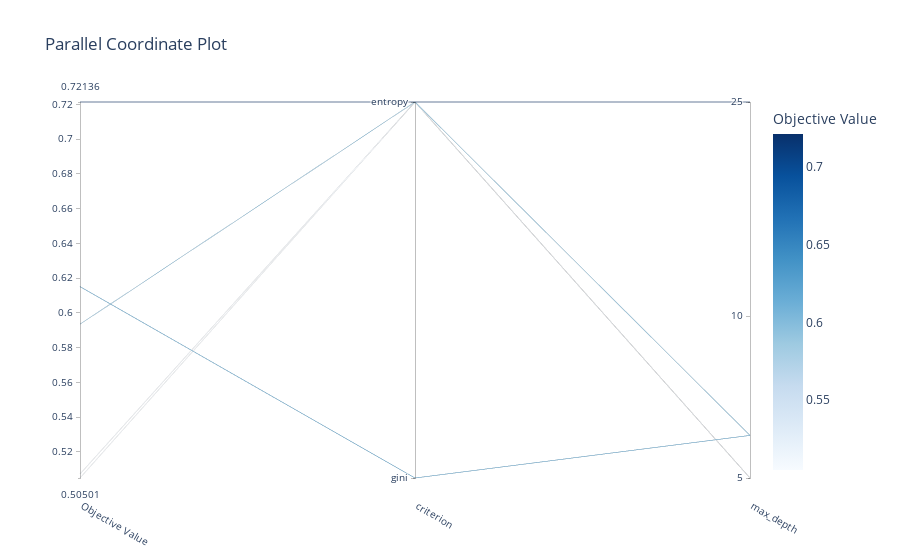

Notebook source saved alongside this figure:
### Markdown cell above
Ini adalah grafik yang menunjukkan riwayat optimasi suatu model.

1. Interpretasi Grafik

* Sumbu X (Trial): Merepresentasikan setiap iterasi atau percobaan dalam proses optimasi.
* Sumbu Y (Objective Value): Menunjukkan nilai dari fungsi tujuan (objective function) yang ingin dioptimalkan. Nilai yang lebih tinggi biasanya mengindikasikan hasil yang lebih baik, tergantung pada tujuan optimasi (memaksimalkan atau meminimalkan).
* Titik Biru (Objective Value): Menunjukkan nilai fungsi tujuan pada setiap percobaan.
* Garis Merah (Best Value): Menunjukkan nilai fungsi tujuan terbaik yang dicapai hingga percobaan tersebut.

2. Kesimpulan

* Dari grafik tersebut, bisa dilihat bahwa:

    - Model mengalami peningkatan performa (nilai fungsi tujuan meningkat) dari percobaan pertama hingga percobaan kedua.
    - Setelah percobaan kedua, performa model cenderung stagnan, mengindikasikan proses optimasi mungkin sudah mendekati titik optimal.
    - Terdapat dua percobaan (sekitar percobaan ke-3 dan ke-4) yang menghasilkan nilai fungsi tujuan yang lebih buruk dari percobaan sebelumnya. Hal ini bisa terjadi karena proses optimasi yang bersifat eksploratif, mencoba kombinasi parameter yang berbeda.

**Informasi Tambahan:**

Tanpa informasi lebih lanjut mengenai model dan tujuan optimasi, sulit untuk memberikan interpretasi yang lebih spesifik

### Code cell
optuna.visualization.plot_parallel_coordinate(study)

### Figure 1 — Plotly figure (JSON) as saved in the notebook; plotly's stock layout.template omitted (floating-point values rounded to 4 significant figures)
{"data": [{"dimensions": [{"label": "Objective Value", "range": [0.505, 0.7214], "values": [0.6151, 0.5935, 0.5073, 0.7214, 0.505]}, {"label": "criterion", "range": [0, 1], "ticktext": ["gini", "entropy"], "tickvals": [0, 1], "values": [0, 1, 1, 1, 1]}, {"label": "max_depth", "range": [0.699, 1.398], "ticktext": ["5", "10", "25"], "tickvals": [0.699, 1, 1.398], "values": [0.7782, 0.7782, 0.699, 1.398, 0.699]}], "labelangle": 30, "labelside": "bottom", "line": {"color": [0.6151, 0.5935, 0.5073, 0.7214, 0.505], "colorbar": {"title": {"text": "Objective Value"}}, "colorscale": [[0, "rgb(247,251,255)"], [0.125, "rgb(222,235,247)"], [0.25, "rgb(198,219,239)"], [0.375, "rgb(158,202,225)"], [0.5, "rgb(107,174,214)"], [0.625, "rgb(66,146,198)"], [0.75, "rgb(33,113,181)"], [0.875, "rgb(8,81,156)"], [1, "rgb(8,48,107)"]], "reversescale": false, "showscale": true}, "type": "parcoords"}], "layout": {"title": {"text": "Parallel Coordinate Plot"}}}
